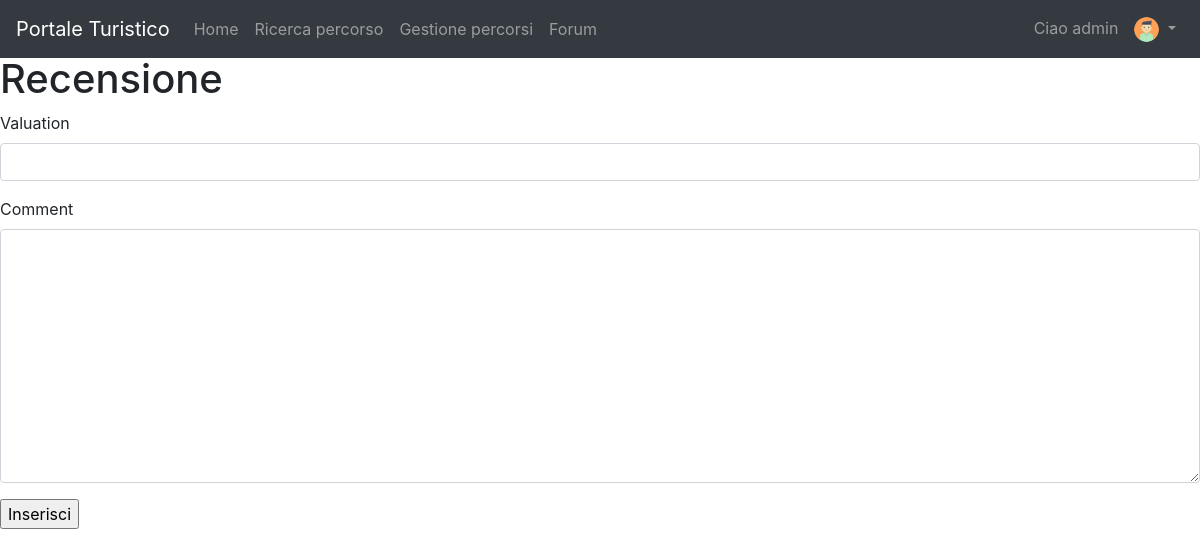
/path/edit_review/1-1/ (signed in), run on an earlier commit of the app's database.
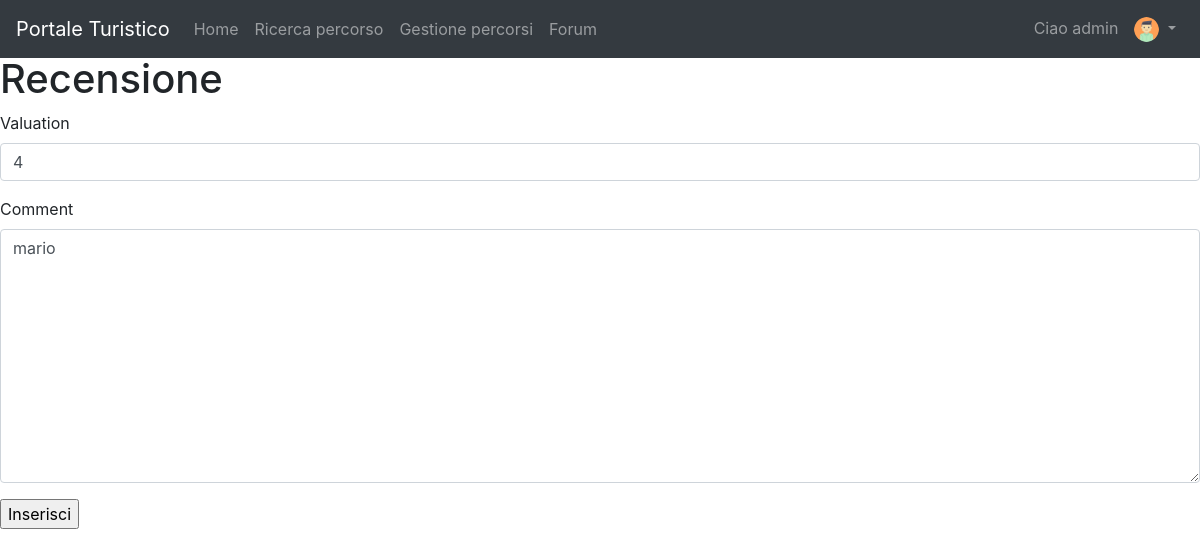
And on a later commit of the database.
### pathManagement/models.py (models this page shows, shortened)
class Review(models.Model):
    class Meta:
        unique_together = (('path', 'user'),)
    path = models.ForeignKey(Path, on_delete=models.CASCADE)
    user = models.ForeignKey(Profile, on_delete=models.CASCADE)
    valuation = models.PositiveIntegerField(validators=[MinValueValidator(0), MaxValueValidator(5)])
    comment = models.TextField(blank=True)
    created_at = models.DateTimeField(auto_now_add=True)

### pathManagement/views.py (the view, shortened to what this page needs)
# urls.py: path('edit_review/<int:pk1>-<int:pk2>/', EditPathReview.as_view(), name='editReview')
class EditPathReview(UpdateView):
    model = Review
    template_name = 'insertPathReview.html'
    form_class = EditPathReviewForm
    def get_object(self, queryset=None):
        pk_user = self.kwargs.get('pk1')
        pk_path = self.kwargs.get('pk2')
        path = Path.objects.filter(id=pk_path).last()
        user = User.objects.filter(pk=pk_user).last()
        profile = Profile.objects.filter(user=user).last()
        print(Review.objects.filter(user=profile, path=path))
        return Review.objects.filter(user=profile, path=path).last()

### pathManagement/forms.py
class EditPathReviewForm(ModelForm):
    class Meta:
        model = Review
        fields = ['valuation', 'comment']

### pathManagement/templates/insertPathReview.html (shortened to what this page needs)
{% extends 'base.html' %}
{% load crispy_forms_tags %}
{% block slideshow %}
    <h1>Recensione</h1>
    <form action="" method="post">{% csrf_token %}
        {{ form|crispy }}
        <input type="submit" value="Inserisci"/>
    </form>
{% endblock %}

What changed in the data, as far as the page shows it:
added Review: valuation "4", comment "mario"
